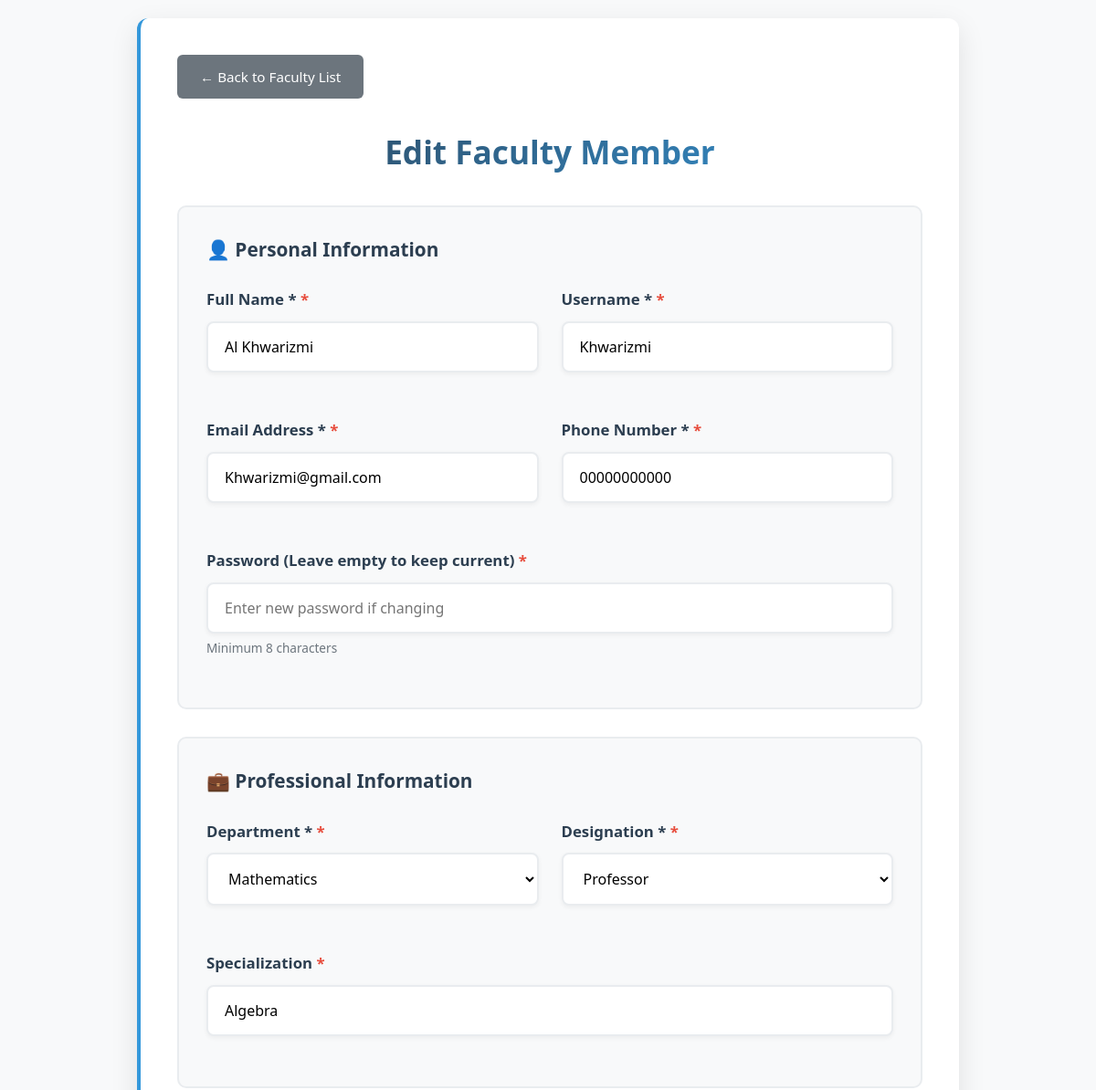
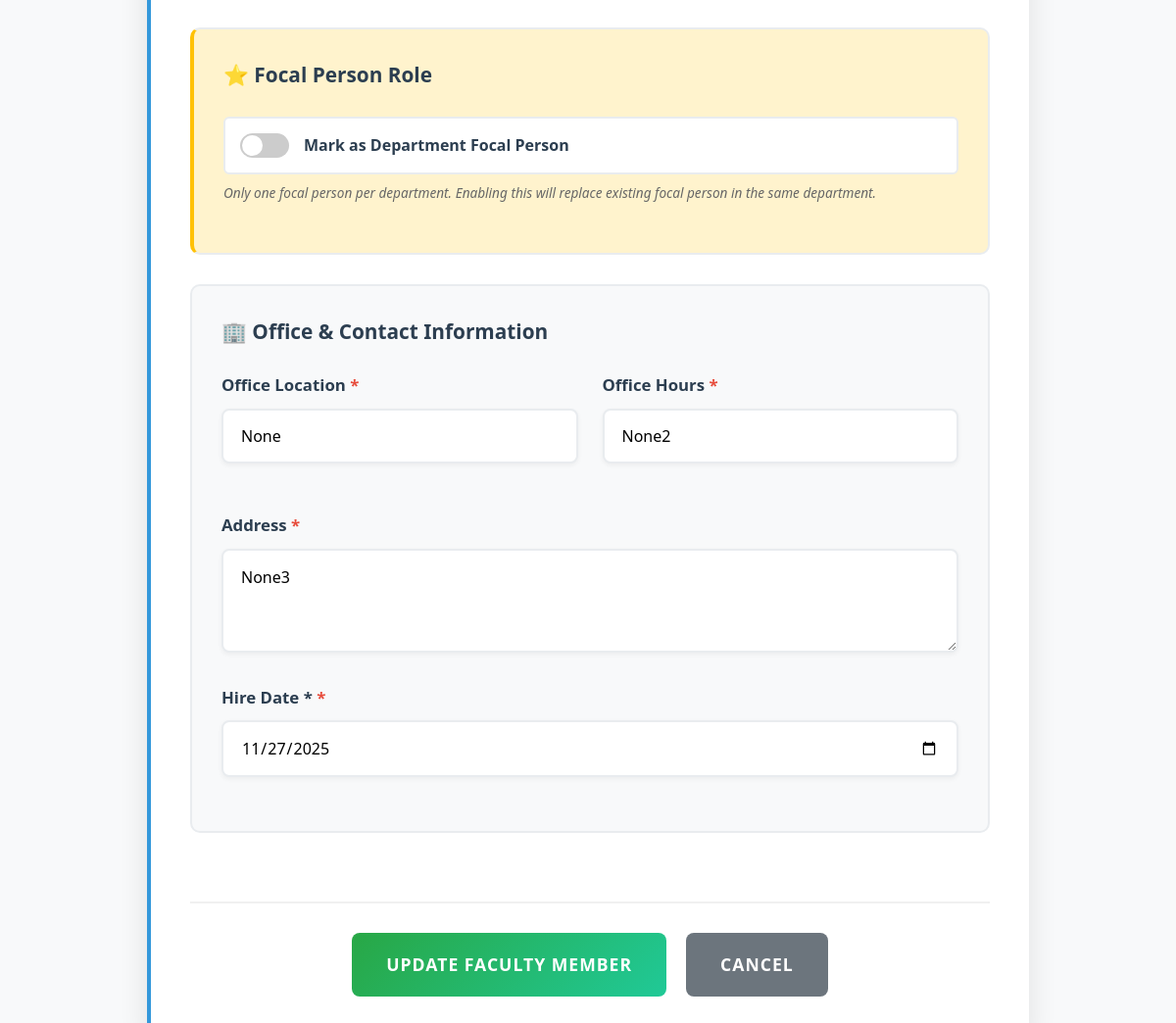
The page /Admin/edit_faculty.php?id=3 (signed in) on the database its author committed (2 pictures, top to bottom).
### tables this page shows
CREATE TABLE `faculty` (
  `faculty_id` int(11) NOT NULL,
  `admin_id` int(11) NOT NULL,
  `name` varchar(100) NOT NULL,
  `username` varchar(50) NOT NULL,
  `email` varchar(100) NOT NULL,
  `phone` varchar(20) NOT NULL,
  `password` varchar(255) NOT NULL,
  `department` varchar(100) NOT NULL,
  `designation` varchar(100) NOT NULL,
  `specialization` varchar(255) DEFAULT NULL,
  `office_location` varchar(100) DEFAULT NULL,
  `office_hours` varchar(100) DEFAULT NULL,
  `address` varchar(255) DEFAULT NULL,
  `hire_date` date NOT NULL,
  `created_at` timestamp NOT NULL DEFAULT current_timestamp(),
  `is_focal_person` tinyint(1) DEFAULT 0,
  `focal_responsibility` varchar(255) DEFAULT NULL
);

### Admin/edit_faculty.php (the view, shortened to what this page needs)
<?php
include("../db_connect.php");
$faculty_id = $_GET['id'] ?? 0;
$stmt = $conn->prepare("SELECT * FROM faculty WHERE faculty_id = ?");
$stmt->bind_param("i", $faculty_id);
$stmt->execute();
$result = $stmt->get_result();
$faculty = $result->fetch_assoc();
?>
<!DOCTYPE html>
<html lang="en">
<head>
    <link rel="stylesheet" href="Css/edit_faculty.css">
</head>
<body>
    <div class="edit-faculty-container">
        <a href="View_faculty.php" class="back-btn">← Back to Faculty List</a>
        <h2>Edit Faculty Member</h2>
        <form method="POST" action="" class="faculty-form">
            <div class="form-section">
                <h3>👤 Personal Information</h3>
                <div class="form-row">
                    <div class="form-group">
                        <label for="name">Full Name *</label>
                        <input type="text" id="name" name="name" value="<?php echo htmlspecialchars($faculty['name']); ?>" required>
                    </div>
                    <div class="form-group">
                        <label for="username">Username *</label>
                        <input type="text" id="username" name="username" value="<?php echo htmlspecialchars($faculty['username']); ?>" required>
                    </div>
                </div>
                <div class="form-row">
                    <div class="form-group">
                        <label for="email">Email Address *</label>
                        <input type="email" id="email" name="email" value="<?php echo htmlspecialchars($faculty['email']); ?>" required>
                    </div>
                    <div class="form-group">
                        <label for="phone">Phone Number *</label>
                        <input type="tel" id="phone" name="phone" value="<?php echo htmlspecialchars($faculty['phone']); ?>" required>
                    </div>
                </div>
                <div class="form-group">
                    <label for="password">Password (Leave empty to keep current)</label>
                    <input type="password" id="password" name="password" placeholder="Enter new password if changing">
                    <small>Minimum 8 characters</small>
                </div>
            </div>
            <div class="form-section">
                <h3>💼 Professional Information</h3>
                <div class="form-row">
                    <div class="form-group">
                        <label for="department">Department *</label>
                        <select id="department" name="department" required>
                            <option value="Mathematics" <?php echo $faculty['department'] == 'Mathematics' ? 'selected' : ''; ?>>Mathematics</option>
                        </select>
                    </div>
                    <div class="form-group">
                        <label for="designation">Designation *</label>
                        <select id="designation" name="designation" required>
                            <option value="Professor" <?php echo $faculty['designation'] == 'Professor' ? 'selected' : ''; ?>>Professor</option>
                        </select>
                    </div>
                </div>
                <div class="form-group">
                    <label for="specialization">Specialization</label>
                    <input type="text" id="specialization" name="specialization" value="<?php echo htmlspecialchars($faculty['specialization']); ?>" placeholder="e.g., Artificial Intelligence, Data Structures">
                </div>
            </div>
            <div class="form-section focal-section">
                <h3>⭐ Focal Person Role</h3>
                <div class="focal-toggle">
                    <label class="toggle-label">
                        <span class="toggle-slider"></span>
                        <span class="toggle-text">Mark as Department Focal Person</span>
                    </label>
                    <small class="toggle-help">Only one focal person per department. Enabling this will replace existing focal person in the same department.</small>
                </div>
            </div>
            <div class="form-section">
                <h3>🏢 Office & Contact Information</h3>
                <div class="form-row">
                    <div class="form-group">
                        <label for="office_location">Office Location</label>
                        <input type="text" id="office_location" name="office_location" value="<?php echo htmlspecialchars($faculty['office_location']); ?>" placeholder="e.g., Room 101, CS Building">
                    </div>
                    <div class="form-group">
                        <label for="office_hours">Office Hours</label>
                        <input type="text" id="office_hours" name="office_hours" value="<?php echo htmlspecialchars($faculty['office_hours']); ?>" placeholder="e.g., Mon-Wed 10:00 AM - 12:00 PM">
                    </div>
                </div>
                <div class="form-group full-width">
                    <label for="address">Address</label>
                    <textarea id="address" name="address" rows="3" placeholder="Enter complete address"><?php echo htmlspecialchars($faculty['address']); ?></textarea>
                </div>
                <div class="form-group">
                    <label for="hire_date">Hire Date *</label>
                    <input type="date" id="hire_date" name="hire_date" value="<?php echo $faculty['hire_date']; ?>" required>
                </div>
            </div>
            <div class="form-actions">
                <button type="submit" class="submit-btn">Update Faculty Member</button>
                <a href="View_faculty.php" class="cancel-btn">Cancel</a>
            </div>
        </form>
    </div>
</body>
</html>

### Admin/Css/edit_faculty.css (style rules this page uses)
* { margin: 0; padding: 0; box-sizing: border-box; font-family: 'Segoe UI', Tahoma, Geneva, Verdana, sans-serif; }
body { background: #f8f9fa; color: #333; line-height: 1.6; padding: 20px; }
.edit-faculty-container { max-width: 900px; margin: 0 auto; background: white; padding: 40px; border-radius: 12px; box-shadow: 0 10px 30px rgba(0,0,0,0.1); border-left: 4px solid #3498db; }
.back-btn { background: #6c757d; color: white; padding: 12px 25px; text-decoration: none; border-radius: 6px; display: inline-block; margin-bottom: 30px; transition: all 0.3s ease; font-weight: 500; border: none; cursor: pointer; font-size: 0.95rem; }
h2 { color: #2c3e50; margin-bottom: 30px; text-align: center; font-size: 2.2rem; font-weight: 600; background: linear-gradient(135deg, #2c3e50, #3498db); -webkit-background-clip: text; -webkit-text-fill-color: transparent; background-clip: text; }
.faculty-form { display: flex; flex-direction: column; gap: 30px; }
.form-section { background: #f8f9fa; padding: 30px; border-radius: 10px; border: 2px solid #e9ecef; transition: all 0.3s ease; }
.form-section h3 { color: #2c3e50; margin-bottom: 25px; font-size: 1.3rem; display: flex; align-items: center; gap: 10px; }
.focal-section { background: #fff3cd; border-left: 4px solid #ffc107; }
.form-row { display: grid; grid-template-columns: 1fr 1fr; gap: 25px; margin-bottom: 25px; }
.form-group { margin-bottom: 25px; position: relative; }
.form-group label { display: block; margin-bottom: 10px; font-weight: 600; color: #2c3e50; font-size: 1.05rem; transition: all 0.3s ease; }
.form-group label::after { content: ' *'; color: #e74c3c; font-weight: bold; }
.form-group input, .form-group select, .form-group textarea { width: 100%; padding: 15px 18px; border: 2px solid #e9ecef; border-radius: 8px; font-size: 1rem; transition: all 0.3s ease; background: white; box-shadow: 0 2px 5px rgba(0,0,0,0.05); }
.form-group textarea { resize: vertical; min-height: 100px; font-family: inherit; line-height: 1.5; }
.form-group.full-width { grid-column: 1 / -1; }
.form-group small { color: #6c757d; font-size: 0.85rem; margin-top: 5px; display: block; }
.focal-toggle { margin-bottom: 20px; }
.toggle-label { display: flex; align-items: center; gap: 15px; cursor: pointer; padding: 15px; background: white; border-radius: 6px; border: 2px solid #e9ecef; transition: all 0.3s ease; }
.toggle-slider { width: 50px; height: 25px; background: #ccc; border-radius: 25px; position: relative; transition: all 0.3s ease; }
.toggle-slider::before { content: ''; position: absolute; width: 21px; height: 21px; background: white; border-radius: 50%; top: 2px; left: 2px; transition: all 0.3s ease; }
.toggle-text { font-weight: 600; color: #2c3e50; font-size: 1rem; }
.toggle-help { color: #666; font-size: 0.85rem; margin-top: 8px; display: block; font-style: italic; }
.form-actions { display: flex; gap: 20px; justify-content: center; margin-top: 40px; padding-top: 30px; border-top: 2px solid #f0f0f0; }
.submit-btn { background: linear-gradient(135deg, #28a745, #20c997); color: white; padding: 18px 35px; border: none; border-radius: 8px; font-size: 1.1rem; font-weight: 600; cursor: pointer; transition: all 0.3s ease; text-transform: uppercase; letter-spacing: 1px; position: relative; overflow: hidden; }
.submit-btn::before { content: ''; position: absolute; top: 0; left: -100%; width: 100%; height: 100%; background: linear-gradient(90deg, transparent, rgba(255,255,255,0.2), transparent); transition: left 0.5s; }
.cancel-btn { background: #6c757d; color: white; padding: 18px 35px; text-decoration: none; border-radius: 8px; font-size: 1.1rem; font-weight: 600; transition: all 0.3s ease; text-transform: uppercase; letter-spacing: 1px; }

### rows shown on the page
faculty: name "Al Khwarizmi", username "Khwarizmi", email "Khwarizmi@gmail.com", phone "00000000000", department "Mathematics", designation "Professor", specialization "Algebra", office_location "None", office_hours "None2", address "None3", hire_date "11/27/2025"
